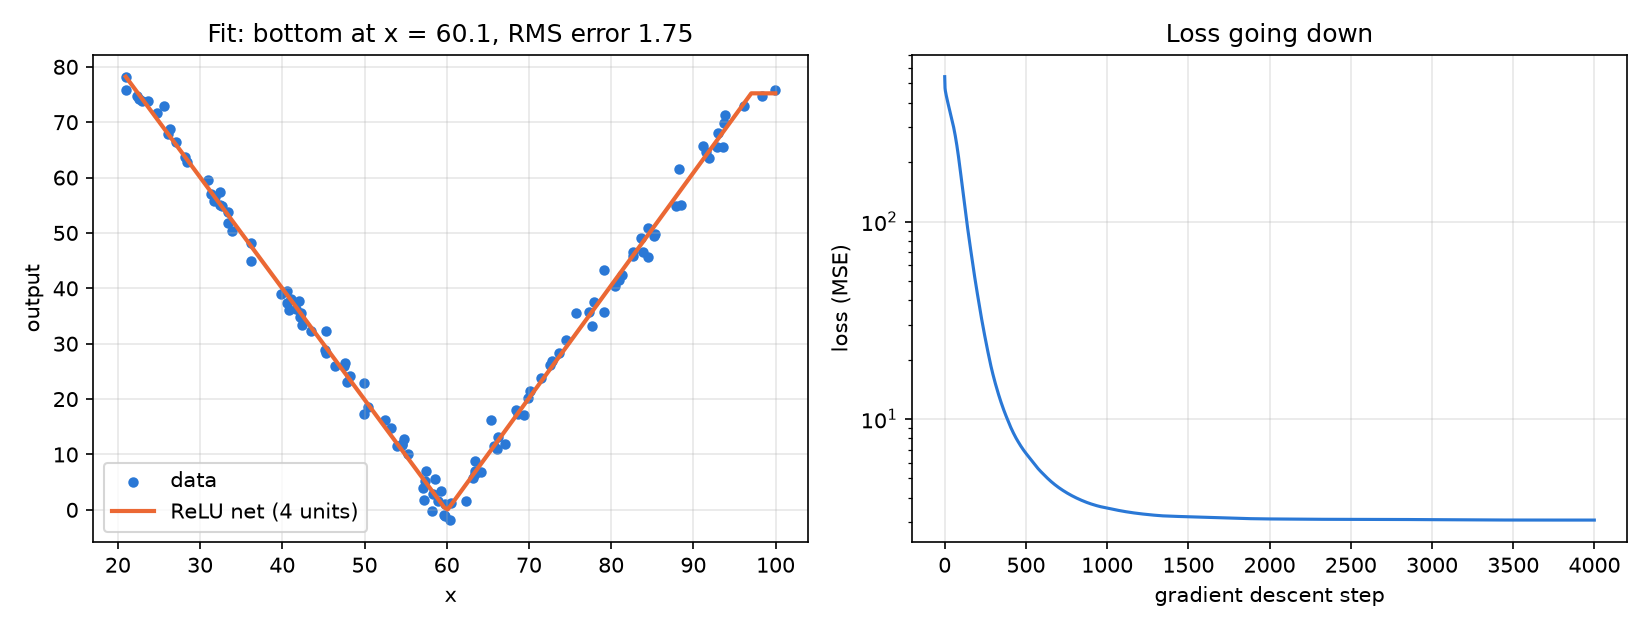

Write Python code to recreate this figure.
"""Fit a "V" shaped data set with a tiny PyTorch neural net: x -> ReLU layer -> straight-line sum.

    y_hat = sum_j  w2[j] * relu(w1[j] * x + b1[j])  +  b2

Each ReLU unit is a "hinge": flat on one side, a straight line on the other. Adding two
hinges that face opposite ways makes a V. The weights are found by minimizing the mean
squared error (the loss) with gradient descent; PyTorch works out the gradients (autograd).

    python fit_v.py                       # uses annacode-v.tsv next to this file
    python fit_v.py other.tsv --hidden 2 --steps 5000
"""
import argparse
from pathlib import Path

import numpy as np
import torch
from torch import nn
import matplotlib.pyplot as plt

HERE = Path(__file__).resolve().parent


def load(path):
    """TSV with a header row: time, x, output. Returns x and y as 1-D arrays."""
    data = np.loadtxt(path, delimiter="\t", skiprows=1)
    return data[:, 1], data[:, 2]


def make_model(hidden, x, seed):
    """Linear(1 -> hidden) -> ReLU -> Linear(hidden -> 1)."""
    torch.manual_seed(seed)
    model = nn.Sequential(nn.Linear(1, hidden), nn.ReLU(), nn.Linear(hidden, 1))
    # Start each unit's kink (where w1*x + b1 = 0) at a random data point. A kink outside
    # the data leaves the unit always off (no gradient, it never learns) or always on.
    with torch.no_grad():
        layer = model[0]
        sign = torch.where(torch.rand(hidden) < 0.5, -1.0, 1.0)
        layer.weight.copy_((sign * (0.5 + torch.rand(hidden))).unsqueeze(1))
        kinks = x[torch.randint(len(x), (hidden,))].squeeze(1)
        layer.bias.copy_(-layer.weight.squeeze(1) * kinks)
    return model


def train(x, y, hidden=4, steps=4000, lr=0.05, seed=0):
    """Gradient descent on mean squared error. x and y are (n, 1) tensors, roughly unit-scaled."""
    model = make_model(hidden, x, seed)
    loss_fn = nn.MSELoss()
    opt = torch.optim.SGD(model.parameters(), lr=lr)
    losses = []
    for _ in range(steps):
        opt.zero_grad()
        loss = loss_fn(model(x), y)   # forward pass
        loss.backward()               # backward pass: d(loss)/d(each weight)
        opt.step()                    # step downhill
        losses.append(loss.item())
    return model, np.array(losses)


def main():
    p = argparse.ArgumentParser(description=__doc__, formatter_class=argparse.RawDescriptionHelpFormatter)
    p.add_argument("data", nargs="?", default=HERE / "annacode-v.tsv")
    p.add_argument("--hidden", type=int, default=4, help="number of ReLU units (2 is the minimum for a V)")
    p.add_argument("--steps", type=int, default=4000)
    p.add_argument("--lr", type=float, default=0.05, help="learning rate")
    p.add_argument("--seed", type=int, default=0)
    p.add_argument("--restarts", type=int, default=5, help="random starts to try; the best is kept")
    args = p.parse_args()

    x, y = load(args.data)

    # Scale to mean 0, std 1 so one learning rate works for every weight.
    x_mu, x_sd, y_mu, y_sd = x.mean(), x.std(), y.mean(), y.std()
    xs = torch.tensor((x - x_mu) / x_sd, dtype=torch.float32).unsqueeze(1)
    ys = torch.tensor((y - y_mu) / y_sd, dtype=torch.float32).unsqueeze(1)

    # Gradient descent can get stuck (e.g. both hinges facing the same way), so train from
    # a few random starts and keep the one with the lowest final loss.
    runs = [train(xs, ys, args.hidden, args.steps, args.lr, args.seed + r) for r in range(args.restarts)]
    net, losses = min(runs, key=lambda run: run[1][-1])
    print("final loss of each start (scaled):", " ".join(f"{run[1][-1]:.4f}" for run in runs))

    def model(x_raw):
        with torch.no_grad():
            xt = torch.tensor((x_raw - x_mu) / x_sd, dtype=torch.float32).unsqueeze(1)
            return net(xt).squeeze(1).numpy() * y_sd + y_mu

    y_fit = model(x)
    mse = np.mean((y_fit - y) ** 2)
    print(f"{len(x)} points, {args.hidden} ReLU units, {args.steps} steps")
    print(f"final loss (MSE, original units): {mse:.2f}   RMS error: {np.sqrt(mse):.2f}")

    # Read the V off the fitted curve: the bottom, and the slope on each side.
    grid = np.linspace(x.min(), x.max(), 2001)
    g = model(grid)
    i = int(np.argmin(g))
    left = np.polyfit(grid[: i + 1], g[: i + 1], 1)[0] if i > 10 else float("nan")
    right = np.polyfit(grid[i:], g[i:], 1)[0] if i < len(grid) - 10 else float("nan")
    print(f"bottom of the V: x = {grid[i]:.2f}, output = {g[i]:.2f}")
    print(f"slopes: left {left:.3f}, right {right:.3f}")

    fig, (a1, a2) = plt.subplots(1, 2, figsize=(11, 4.2))
    a1.scatter(x, y, s=16, color="#2a78d6", label="data")
    a1.plot(grid, g, color="#eb6834", lw=2, label=f"ReLU net ({args.hidden} units)")
    a1.set_xlabel("x"); a1.set_ylabel("output"); a1.legend()
    a1.set_title(f"Fit: bottom at x = {grid[i]:.1f}, RMS error {np.sqrt(mse):.2f}")
    a2.plot(losses * y_sd**2, color="#2a78d6")
    a2.set_yscale("log"); a2.set_xlabel("gradient descent step"); a2.set_ylabel("loss (MSE)")
    a2.set_title("Loss going down")
    for a in (a1, a2):
        a.grid(alpha=0.3)
    fig.tight_layout()
    out = HERE / "fit_v.png"
    fig.savefig(out, dpi=150)
    print(f"plot: {out}")


if __name__ == "__main__":
    main()
